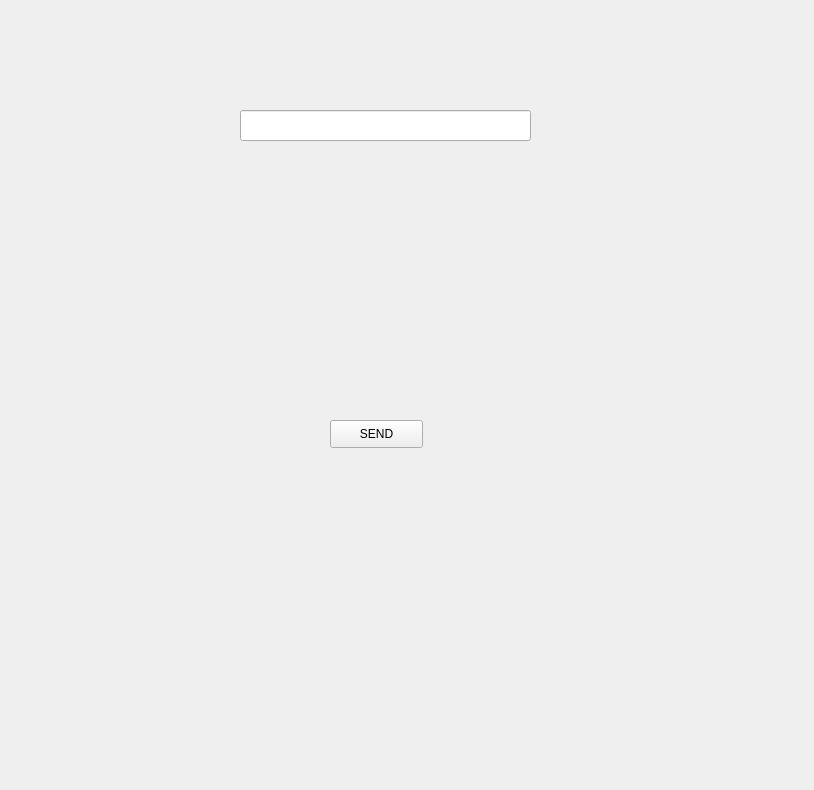
<?xml version="1.0" encoding="UTF-8"?>
<ui version="4.0">
 <class>ARCTANGENTA</class>
 <widget class="QWidget" name="ARCTANGENTA">
  <property name="geometry">
   <rect>
    <x>0</x>
    <y>0</y>
    <width>814</width>
    <height>790</height>
   </rect>
  </property>
  <property name="windowTitle">
   <string>ARCTANGENTA</string>
  </property>
  <widget class="QLineEdit" name="send_mess">
   <property name="geometry">
    <rect>
     <x>240</x>
     <y>110</y>
     <width>291</width>
     <height>31</height>
    </rect>
   </property>
  </widget>
  <widget class="QLabel" name="receive_mess">
   <property name="geometry">
    <rect>
     <x>220</x>
     <y>190</y>
     <width>311</width>
     <height>191</height>
    </rect>
   </property>
   <property name="text">
    <string/>
   </property>
  </widget>
  <widget class="QPushButton" name="button">
   <property name="geometry">
    <rect>
     <x>330</x>
     <y>420</y>
     <width>93</width>
     <height>28</height>
    </rect>
   </property>
   <property name="text">
    <string>SEND</string>
   </property>
  </widget>
 </widget>
 <layoutdefault spacing="6" margin="11"/>
 <resources/>
 <connections/>
</ui>
